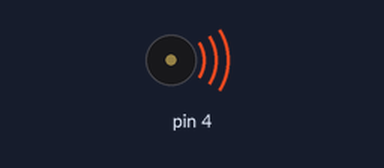
Bench run of a sketch on a simulated Arduino Uno, built with avr-gcc and run on an emulated ATmega328P. Shown: buzzer (waves = sounding).

Above: at 0.1 s.
At 3.1 s:
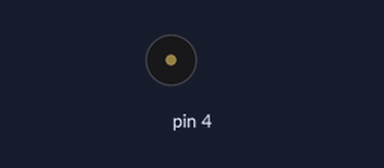
Timing chart, 0 to 4.6 s (numbered marks = the images above):
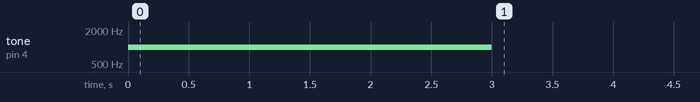

Measured:
- by itself, tone on pin 4: silent → 1000 Hz at 0.00 s, → silent 3.0 s later

The sketch:

simple_Class.ino
```cpp
#include <Brain.h>

Brain brain;

void setup() {
  // put your setup code here, to run once:
  brain.InitializePin(4);
  brain.Run();
}

void loop() {
  // put your main code here, to run repeatedly:

}
```
